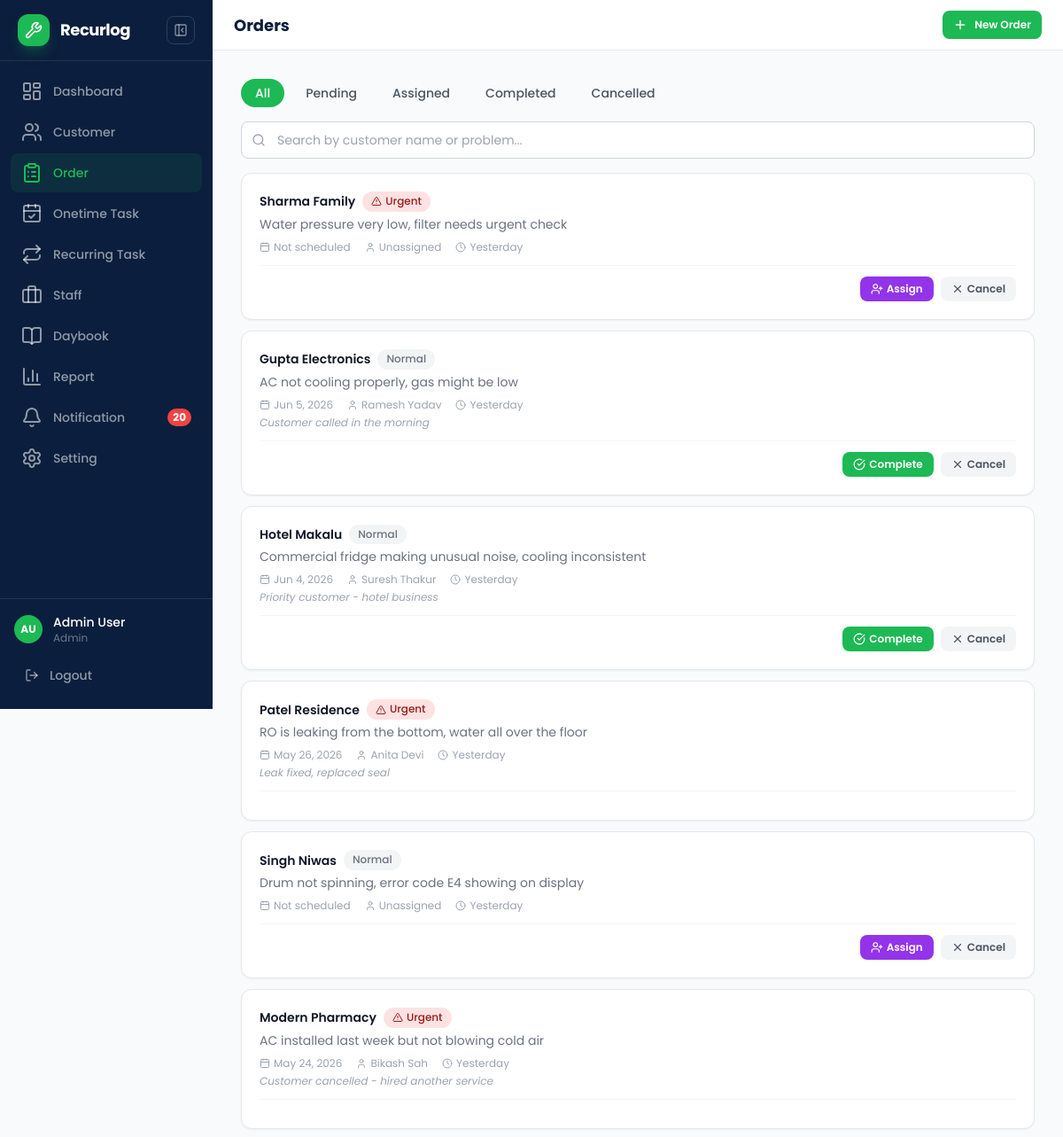
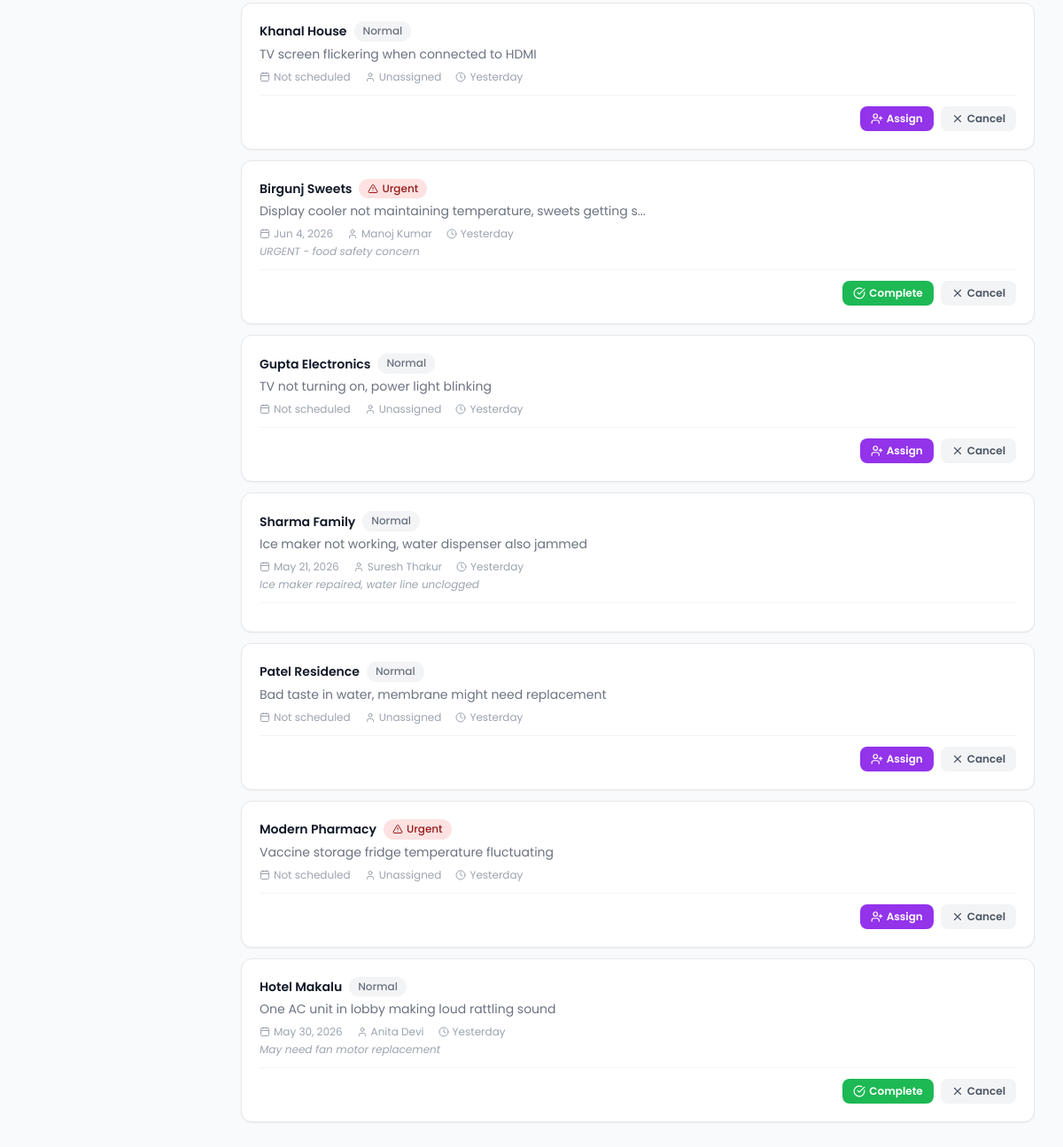
/pages/orders.php (signed in), run on the app's committed database (2 pictures, top to bottom).
### tables this page shows
CREATE TABLE `fscrm_orders` (
  `id` int(11) NOT NULL AUTO_INCREMENT,
  `customer_id` int(11) NOT NULL,
  `customer_name` varchar(200) DEFAULT NULL,
  `service_for` varchar(100) DEFAULT NULL,
  `problem` text DEFAULT NULL,
  `status` enum('pending','assigned','completed','cancelled') DEFAULT 'pending',
  `priority` enum('normal','urgent') DEFAULT 'normal',
  `assigned_to` int(11) DEFAULT NULL,
  `assigned_staff_name` varchar(200) DEFAULT NULL,
  `scheduled_date` date DEFAULT NULL,
  `completed_date` date DEFAULT NULL,
  `notes` text DEFAULT NULL,
  `dispatch_date` date DEFAULT NULL,
  `dispatch_by` varchar(100) DEFAULT NULL,
  `received_name` varchar(100) DEFAULT NULL,
  `received_contact` varchar(100) DEFAULT NULL,
  `signature` text DEFAULT NULL,
  `created_at` datetime DEFAULT current_timestamp(),
  `updated_at` datetime DEFAULT current_timestamp() ON UPDATE current_timestamp(),
  PRIMARY KEY (`id`),
  KEY `customer_id` (`customer_id`),
  KEY `assigned_to` (`assigned_to`),
  CONSTRAINT `fscrm_orders_ibfk_1` FOREIGN KEY (`customer_id`) REFERENCES `fscrm_customers` (`id`) ON DELETE CASCADE,
  CONSTRAINT `fscrm_orders_ibfk_2` FOREIGN KEY (`assigned_to`) REFERENCES `fscrm_staff` (`id`) ON DELETE SET NULL
);

### includes/config.php (called while the page is built, shortened)
<?php
function cacheBust() {
    $cssFile = __DIR__ . '/../assets/css/custom.css';
    $mtime = file_exists($cssFile) ? filemtime($cssFile) : time();
    return dechex($mtime);
}

### pages/orders.php (the view, shortened to what this page needs)
<?php require_once '../includes/config.php'; ?>
<!DOCTYPE html>
<html lang="en">
<head>
  <script src="https://cdn.tailwindcss.com"></script>
  <link rel="stylesheet" href="../assets/css/custom.css?v=<?= cacheBust() ?>">
</head>
<body class="bg-gray-50 min-h-screen font-sans">
<?php $pageTitle = 'Orders'; require_once '../includes/header.php'; ?>
<?php
require_once '../includes/config.php';
$db = getDB();
$page = max(1, (int)($_GET['page'] ?? 1));
$perPage = 50;
$offset = ($page - 1) * $perPage;
$orders = $db->query("SELECT * FROM fscrm_orders ORDER BY created_at DESC LIMIT $perPage OFFSET $offset")->fetch_all(MYSQLI_ASSOC);
function priorityBadge($priority) {
  if ($priority === 'urgent') {
    return '<span class="badge badge-priority-urgent"><i data-lucide="alert-triangle" class="w-3 h-3"></i> Urgent</span>';
  }
  return '<span class="badge badge-priority-normal">Normal</span>';
}
function fmtDate($date) {
  $ts = strtotime($date);
  return date('M j, Y', $ts);
}
function fmtRelative($date) {
  $now = new DateTime();
  $now->setTime(0, 0, 0);
  $d = new DateTime($date);
  $d->setTime(0, 0, 0);
  $diff = (int)$now->diff($d)->format('%r%a');
  if ($diff === -1) return 'Yesterday';
  return fmtDate($date);
}
function truncate($str, $len = 60) {
  if (mb_strlen($str) <= $len) return htmlspecialchars($str);
  return htmlspecialchars(mb_substr($str, 0, $len)) . '...';
}
?>
<div class="page-content">
    <header class="page-header">
      <div class="page-header-inner">
        <div class="flex items-center gap-2">
          <h1 class="page-title">Orders</h1>
        </div>
        <button onclick="openNewOrderModal()" class="btn btn-sm btn-primary">
          <i data-lucide="plus" class="w-4 h-4"></i> New Order
        </button>
      </div>
    </header>
    <div class="p-4 md:p-6 lg:p-8 max-w-5xl mx-auto">
      <div class="flex flex-wrap gap-2 mb-4" id="order-tabs">
        <button class="order-tab-btn px-4 py-1.5 text-sm font-medium rounded-full transition-colors bg-brand text-white" data-tab="all">All</button>
        <button class="order-tab-btn px-4 py-1.5 text-sm font-medium rounded-full transition-colors text-gray-600 hover:bg-gray-100" data-tab="pending">Pending</button>
        <button class="order-tab-btn px-4 py-1.5 text-sm font-medium rounded-full transition-colors text-gray-600 hover:bg-gray-100" data-tab="assigned">Assigned</button>
        <button class="order-tab-btn px-4 py-1.5 text-sm font-medium rounded-full transition-colors text-gray-600 hover:bg-gray-100" data-tab="completed">Completed</button>
        <button class="order-tab-btn px-4 py-1.5 text-sm font-medium rounded-full transition-colors text-gray-600 hover:bg-gray-100" data-tab="cancelled">Cancelled</button>
      </div>
      <div class="relative mb-4">
        <i data-lucide="search" class="absolute left-3 top-1/2 -translate-y-1/2 w-4 h-4 text-gray-400"></i>
        <input type="text" id="order-search" placeholder="Search by customer name or problem..." class="w-full pl-10 pr-4 py-2.5 border border-gray-300 rounded-lg focus:outline-none focus:ring-2 focus:ring-brand/40 focus:border-brand text-sm bg-white">
      </div>
      <div id="orders-container" class="space-y-3">
        <?php if (empty($orders)): ?>
        <div class="empty-state">
          <i data-lucide="clipboard-list"></i>
          <p>No orders found</p>
          <p class="empty-sub">Create a new order to get started.</p>
        </div>
        <?php else: ?>
        <?php foreach ($orders as $o):
          $problemShort = truncate($o['problem'] ?? '', 60);
        ?>
        <div class="order-card bg-white rounded-xl border border-gray-200 p-4 md:p-5 shadow-sm hover:shadow-md transition-shadow" data-order-id="<?= $o['id'] ?>" data-status="<?= htmlspecialchars($o['status']) ?>" data-search-text="<?= htmlspecialchars(($o['customer_name'] ?? '') . ' ' . ($o['problem'] ?? '')) ?>">
          <div class="flex items-start justify-between gap-3">
            <div class="flex-1 min-w-0 cursor-pointer" onclick="showOrderDetail(<?= $o['id'] ?>)">
              <div class="flex items-center gap-2 flex-wrap">
                <h3 class="font-semibold text-gray-900 text-sm"><?= htmlspecialchars($o['customer_name'] ?? '') ?></h3>
                <?= priorityBadge($o['priority'] ?? 'normal') ?>
              </div>
              <p class="text-sm text-gray-500 mt-1"><?= $problemShort ?></p>
              <div class="flex flex-wrap items-center gap-x-4 gap-y-1 mt-2 text-xs text-gray-400">
                <span class="flex items-center gap-1"><i data-lucide="calendar" class="w-3 h-3"></i> <?= $o['scheduled_date'] ? fmtDate($o['scheduled_date']) : 'Not scheduled' ?></span>
                <span class="flex items-center gap-1"><i data-lucide="user" class="w-3 h-3"></i> <?= htmlspecialchars($o['assigned_staff_name'] ?? 'Unassigned') ?></span>
                <span class="flex items-center gap-1"><i data-lucide="clock" class="w-3 h-3"></i> <?= fmtRelative($o['created_at']) ?></span>
              </div>
              <?php if ($o['notes']): ?>
              <p class="text-xs text-gray-400 mt-1 italic"><?= htmlspecialchars($o['notes']) ?></p>
              <?php endif; ?>
            </div>
          </div>
          <div class="mt-3 pt-3 border-t border-gray-100 flex justify-end gap-2 flex-wrap">
            <?php if ($o['status'] === 'pending'): ?>
            <button class="assign-btn px-3 py-1.5 bg-purple-600 text-white text-xs font-semibold rounded-lg hover:bg-purple-700 transition-colors flex items-center gap-1" data-order-id="<?= $o['id'] ?>"><i data-lucide="user-plus" class="w-3.5 h-3.5"></i> Assign</button>
            <button class="cancel-btn px-3 py-1.5 bg-gray-100 text-gray-600 text-xs font-semibold rounded-lg hover:bg-gray-200 transition-colors flex items-center gap-1" data-order-id="<?= $o['id'] ?>"><i data-lucide="x" class="w-3.5 h-3.5"></i> Cancel</button>
            <?php elseif ($o['status'] === 'assigned'): ?>
            <button class="complete-order-btn px-3 py-1.5 bg-brand text-white text-xs font-semibold rounded-lg hover:bg-brand/90 transition-colors flex items-center gap-1" data-order-id="<?= $o['id'] ?>"><i data-lucide="check-circle" class="w-3.5 h-3.5"></i> Complete</button>
            <button class="cancel-btn px-3 py-1.5 bg-gray-100 text-gray-600 text-xs font-semibold rounded-lg hover:bg-gray-200 transition-colors flex items-center gap-1" data-order-id="<?= $o['id'] ?>"><i data-lucide="x" class="w-3.5 h-3.5"></i> Cancel</button>
            <?php endif; ?>
          </div>
        </div>
        <?php endforeach; ?>
        <?php endif; ?>
      </div>
    </div>
  </div>
  <?php require_once '../includes/footer.php'; ?>
</body>
</html>

### assets/css/custom.css (style rules this page uses)
:root { --color-primary: #1DB954; --color-primary-dark: #16a34a; --color-success: #22C55E; --color-danger: #EF4444; --color-warning: #F59E0B; --color-info: #3B82F6; --color-navy: #0B1E3D; --color-amber: #F59E0B; --color-neutral-50: #F9FAFB; --color-neutral-100: #F3F4F6; --color-neutral-200: #E5E7EB; --color-neutral-300: #D1D5DB; --color-neutral-400: #9CA3AF; --color-neutral-500: #6B7280; --color-neutral-600: #4B5563; --color-neutral-700: #374151; --color-neutral-800: #1F2937; --color-neutral-900: #111827; --space-1: 4px; --space-2: 8px; --space-3: 12px; --space-4: 16px; --space-5: 20px; --space-6: 24px; --space-8: 32px; --space-10: 40px; --space-12: 48px; --radius-sm: 4px; --radius-md: 8px; --radius-lg: 12px; --radius-xl: 16px; --radius-full: 999px; --text-xs: 12px; --text-sm: 14px; --text-base: 16px; --text-lg: 18px; --text-xl: 20px; --text-2xl: 24px; --text-3xl: 30px; --text-4xl: 36px; --shadow-sm: 0 1px 2px rgba(0,0,0,0.05); --shadow-md: 0 4px 6px -1px rgba(0,0,0,0.1), 0 2px 4px -2px rgba(0,0,0,0.1); --shadow-lg: 0 10px 15px -3px rgba(0,0,0,0.1), 0 4px 6px -4px rgba(0,0,0,0.1); --sidebar-width: 240px; --sidebar-collapsed-width: 60px; --header-height: 56px; --bottom-nav-height: 56px; }
*, *::before, *::after { box-sizing: border-box; }
html { -webkit-text-size-adjust: 100%; scroll-behavior: smooth; }
body { font-family: 'Poppins', sans-serif; font-size: var(--text-base); line-height: 1.5; color: var(--color-neutral-900); background: var(--color-neutral-50); -webkit-font-smoothing: antialiased; -moz-osx-font-smoothing: grayscale; overflow-x: hidden; }
@media (min-width: 768px) { .page-content { margin-left: var(--sidebar-width); transition: margin-left 250ms ease; min-height: 100vh; } }
.page-content { min-height: 100vh; }
.page-header { position: sticky; top: 0; z-index: 20; background: #fff; border-bottom: 1px solid var(--color-neutral-200); }
.page-header-inner { display: flex; align-items: center; justify-content: space-between; height: var(--header-height); padding: 0 var(--space-4); }
.page-title { font-size: var(--text-lg); font-weight: 700; color: var(--color-navy); margin: 0; }
@media (min-width: 768px) { .page-header-inner { padding: 0 var(--space-6); } }
.btn { display: inline-flex; align-items: center; justify-content: center; gap: 8px; border: none; font-family: inherit; font-weight: 600; cursor: pointer; border-radius: var(--radius-lg); transition: all 150ms; text-decoration: none; white-space: nowrap; -webkit-tap-highlight-color: transparent; min-height: 44px; }
.btn-sm { padding: 6px 12px; font-size: var(--text-xs); min-height: 32px; border-radius: var(--radius-md); }
.btn-primary { background: var(--color-primary); color: #fff; }
.badge { display: inline-flex; align-items: center; gap: 4px; padding: 3px 10px; border-radius: var(--radius-full); font-size: var(--text-xs); font-weight: 500; white-space: nowrap; line-height: 1.4; }
.badge-priority-urgent { background: #FEE2E2; color: #991B1B; }
.badge-priority-normal { background: #F3F4F6; color: #6B7280; }

### data on the page
fscrm_orders: customer_name "Sharma Family", priority "urgent" (drawn), problem "Water pressure very low, filter needs urgent check", shows "Not scheduled", assigned_staff_name "Unassigned", created_at "Yesterday"
fscrm_orders: customer_name "Gupta Electronics", problem "AC not cooling properly, gas might be low", scheduled_date "Jun 5, 2026", assigned_staff_name "Ramesh Yadav", created_at "Yesterday", notes "Customer called in the morning"
fscrm_orders: customer_name "Hotel Makalu", problem "Commercial fridge making unusual noise, cooling inconsistent", scheduled_date "Jun 4, 2026", assigned_staff_name "Suresh Thakur", created_at "Yesterday", notes "Priority customer - hotel business"
fscrm_orders: customer_name "Patel Residence", priority "urgent" (drawn), problem "RO is leaking from the bottom, water all over the floor", scheduled_date "May 26, 2026", assigned_staff_name "Anita Devi", created_at "Yesterday", notes "Leak fixed, replaced seal"
fscrm_orders: customer_name "Singh Niwas", problem "Drum not spinning, error code E4 showing on display", shows "Not scheduled", assigned_staff_name "Unassigned", created_at "Yesterday"
fscrm_orders: customer_name "Modern Pharmacy", priority "urgent" (drawn), problem "AC installed last week but not blowing cold air", scheduled_date "May 24, 2026", assigned_staff_name "Bikash Sah", created_at "Yesterday", notes "Customer cancelled - hired another service"
fscrm_orders: customer_name "Khanal House", problem "TV screen flickering when connected to HDMI", shows "Not scheduled", assigned_staff_name "Unassigned", created_at "Yesterday"
fscrm_orders: customer_name "Birgunj Sweets", priority "urgent" (drawn), problem "Display cooler not maintaining temperature, sweets getting s...", scheduled_date "Jun 4, 2026", assigned_staff_name "Manoj Kumar", created_at "Yesterday", notes "URGENT - food safety concern"
fscrm_orders: customer_name "Gupta Electronics", problem "TV not turning on, power light blinking", shows "Not scheduled", assigned_staff_name "Unassigned", created_at "Yesterday"
fscrm_orders: customer_name "Sharma Family", problem "Ice maker not working, water dispenser also jammed", scheduled_date "May 21, 2026", assigned_staff_name "Suresh Thakur", created_at "Yesterday", notes "Ice maker repaired, water line unclogged"
fscrm_orders: customer_name "Patel Residence", problem "Bad taste in water, membrane might need replacement", shows "Not scheduled", assigned_staff_name "Unassigned", created_at "Yesterday"
fscrm_orders: customer_name "Modern Pharmacy", priority "urgent" (drawn), problem "Vaccine storage fridge temperature fluctuating", shows "Not scheduled", assigned_staff_name "Unassigned", created_at "Yesterday"
fscrm_orders: customer_name "Hotel Makalu", problem "One AC unit in lobby making loud rattling sound", scheduled_date "May 30, 2026", assigned_staff_name "Anita Devi", created_at "Yesterday", notes "May need fan motor replacement"

### other printed values
$unreadCount "20"
$userInitials "AU"
$user['name'] "Admin User"
$user['role'] "Admin"
